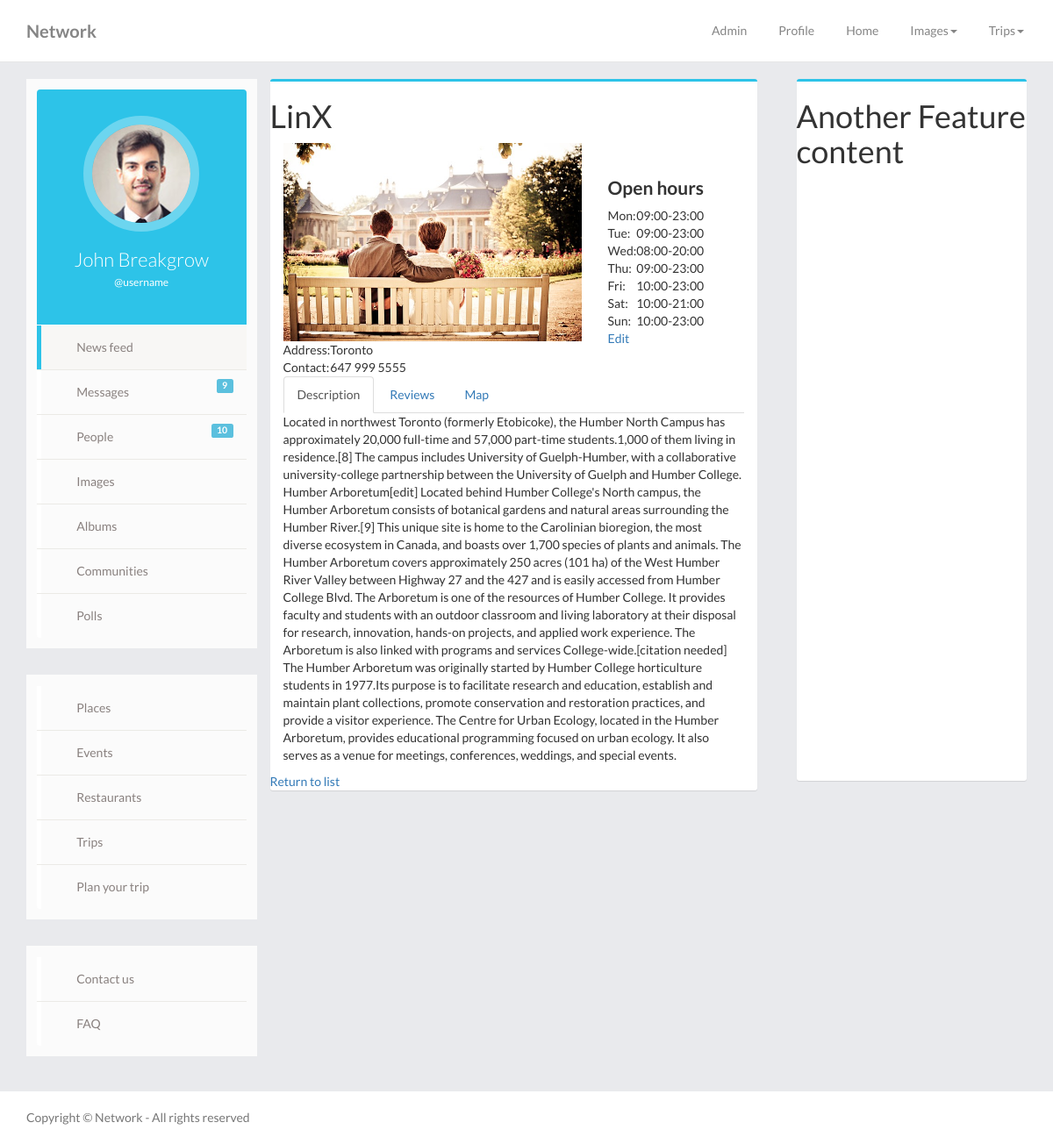
Screenshot of /home.php?feature=cafes&action=viewcafe&id=1 with the database file from the repository.
### tables this page shows
CREATE TABLE `restaurants` (
  `id` int(10) NOT NULL,
  `global_type` int(11) NOT NULL DEFAULT '3',
  `cat_id` int(10) NOT NULL,
  `title` varchar(255) NOT NULL,
  `image` varchar(255) DEFAULT NULL,
  `description` text NOT NULL,
  `contact` varchar(255) DEFAULT NULL,
  `address` varchar(255) NOT NULL,
  `lat` varchar(255) NOT NULL,
  `lng` varchar(255) NOT NULL,
  `working_hours` varchar(255) NOT NULL,
  `rating` varchar(255) NOT NULL DEFAULT '0',
  `posted_by` int(10) NOT NULL,
  `posted_date` datetime NOT NULL,
  `approved` int(11) NOT NULL DEFAULT '0',
  `verified` int(11) NOT NULL DEFAULT '0'
);

### features/restaurants/models/cafe.php (called while the page is built, shortened)
<?php
class CafeDAO
{
    private $db;
    public function __construct($db)
    {
        $this->db=$db;
    }
    public function getCafe($id){
        $query ="SELECT * FROM restaurants WHERE id=:id";
        $pdostmt=$this->db->prepare($query);
        $pdostmt->bindValue(':id',$id,PDO::PARAM_STR);
        $pdostmt->setFetchMode(PDO::FETCH_CLASS, 'Cafe');
        $pdostmt->execute();
        $cafe=$pdostmt->fetch();
        return $cafe;
    }
}
class Cafe implements JsonSerializable
{
    private $id;
    private $title;
    private $image;
    private $description;
    private $contact;
    private $address;
    private $working_hours;
    private $rating=0;
    private $posted_by;
    public function getId()
    {
        return $this->id;
    }
    public function getTitle()
    {
        return $this->title;
    }
    public function getImage()
    {
        return $this->image;
    }
    public function getDesc()
    {
        return $this->description;
    }
    public function getContact()
    {
        return $this->contact;
    }
    public function getAddress()
    {
        return $this->address;
    }
    public function getHours()
    {
        return $this->working_hours;
    }
    public function getRating()
    {
        return $this->rating;
    }
    public function getPostedBy()
    {
        return $this->posted_by;
    }
}

### features/restaurants/views/view_cafe.php (the view, shortened to what this page needs)
<div class="box row">
	<h1><?php echo(	$cafe->getTitle());?></h1>
    <div class="col-md-8 col-sm-8">
        <img width="100%" src="<?php echo($cafe->getImage());?>">
        <table>
            <tr>
                <td>Address: </td>
                <td><?php echo(	$cafe->getAddress());?></td>
            </tr>
            <tr>
                <td>Contact: </td>
                <td><?php echo(	$cafe->getContact());?></td>
            </tr>
        </table>
    </div>
    <div class="col-md-4 col-sm-4">
        <?php
            $int=intval($cafe->getRating());
            for($i=1; $i<$int;$i+=2)
                echo "<i class=\"fa fa-star fa-2x\" aria-hidden=\"true\"></i>";
        ?>
        <h4>Open hours</h4>
         <table>
            <tr>
                <td>Mon: </td>
                <td><?php echo( $open_hours->M_S);?>-<?php echo( $open_hours->M_E);?></td>
            </tr>
            <tr>
                <td>Tue: </td>
                <td><?php echo( $open_hours->T_S);?>-<?php echo( $open_hours->T_E);?></td>
            </tr>
            <tr>
                <td>Wed: </td>
                <td><?php echo( $open_hours->W_S);?>-<?php echo( $open_hours->W_E);?></td>
            </tr>
            <tr>
                <td>Thu: </td>
                <td><?php echo( $open_hours->R_S);?>-<?php echo( $open_hours->R_E);?></td>
            </tr>
            <tr>
                <td>Fri: </td>
                <td><?php echo( $open_hours->F_S);?>-<?php echo( $open_hours->F_E);?></td>
            </tr>
            <tr>
                <td>Sat: </td>
                <td><?php echo( $open_hours->S_S);?>-<?php echo( $open_hours->S_E);?></td>
            </tr>
            <tr>
                <td>Sun: </td>
                <td><?php echo( $open_hours->N_S);?>-<?php echo( $open_hours->N_E);?></td>
            </tr>
        </table>
        <?php   if($_SESSION['user_id']==$cafe->getpostedBy()) : ?><a href='home.php?feature=cafes&action=editcafe&id=<?php echo($cafe->getId());?>'>Edit</a><?php endif;?>
    </div>
    <div class="content-row">
        <div class="col-md-12 col-sm-12 col-xs-12">
            <ul class="nav nav-tabs">
              <li class="active"><a data-toggle="tab" href="#desc">Description</a></li>
              <li><a data-toggle="tab" href="#reviews">Reviews</a></li>
              <li><a data-toggle="tab" href="#location">Map</a></li>
            </ul>
            <div class="tab-content">
              <div id="desc" class="tab-pane fade in active">
                <p><?php echo( $cafe->getDesc());?></p>
              </div>
            </div>
        </div>
    </div>
    <div class="row">
    <div class="col-md-12">
     <a href="home.php?feature=cafes&action=viewlist">Return to list</a>
    </div>
    </div>
</div>

### css/timeline.css (style rules this page uses)
html { position: relative; min-height: 100%; }
body { font-family: Lato,"Helvetica Neue",Arial,Verdana,Tahoma,"Lucida Sans",FreeSans,"Lucida Sans Unicode","Luxi Sans",sans-serif; background: #e9eaed; overflow-x:hidden; }
.box { position: relative; border-radius: 3px; background: #ffffff; border-top: 3px solid #2dc3e8; margin-bottom: 20px; width: 100%; box-shadow: 0 1px 1px rgba(0,0,0,0.1); }
h4, .h4 { font-size: 1.5em; font-weight: 600; line-height: 1.2em; }
a, a:hover { text-decoration: none; }

### rows the page displays
restaurants: title "LinX", image (picture), address "Toronto", contact "647 999 5555", description "Located in northwest Toronto (formerly Etobicoke), the Humber North Campus has approximately 20,000 full-time and 57,000 part-time students.1,000 of them living in residence.[8] The campus includes University of Guelph-Humber, with a collaborative university-college partnership between the University of Guelph and Humber College. Humber Arboretum[edit] Located behind Humber College's North campus, the Humber Arboretum consists of botanical gardens and natural areas surrounding the Humber River.[9] This unique site is home to the Carolinian bioregion, the most diverse ecosystem in Canada, and boasts over 1,700 species of plants and animals. The Humber Arboretum covers approximately 250 acres…"

### other values shown
$open_hours->M_S "09:00"
$open_hours->M_E "23:00"
$open_hours->T_S "09:00"
$open_hours->T_E "23:00"
$open_hours->W_S "08:00"
$open_hours->W_E "20:00"
$open_hours->R_S "09:00"
$open_hours->R_E "23:00"
$open_hours->F_S "10:00"
$open_hours->F_E "23:00"
$open_hours->S_S "10:00"
$open_hours->S_E "21:00"
$open_hours->N_S "10:00"
$open_hours->N_E "23:00"
